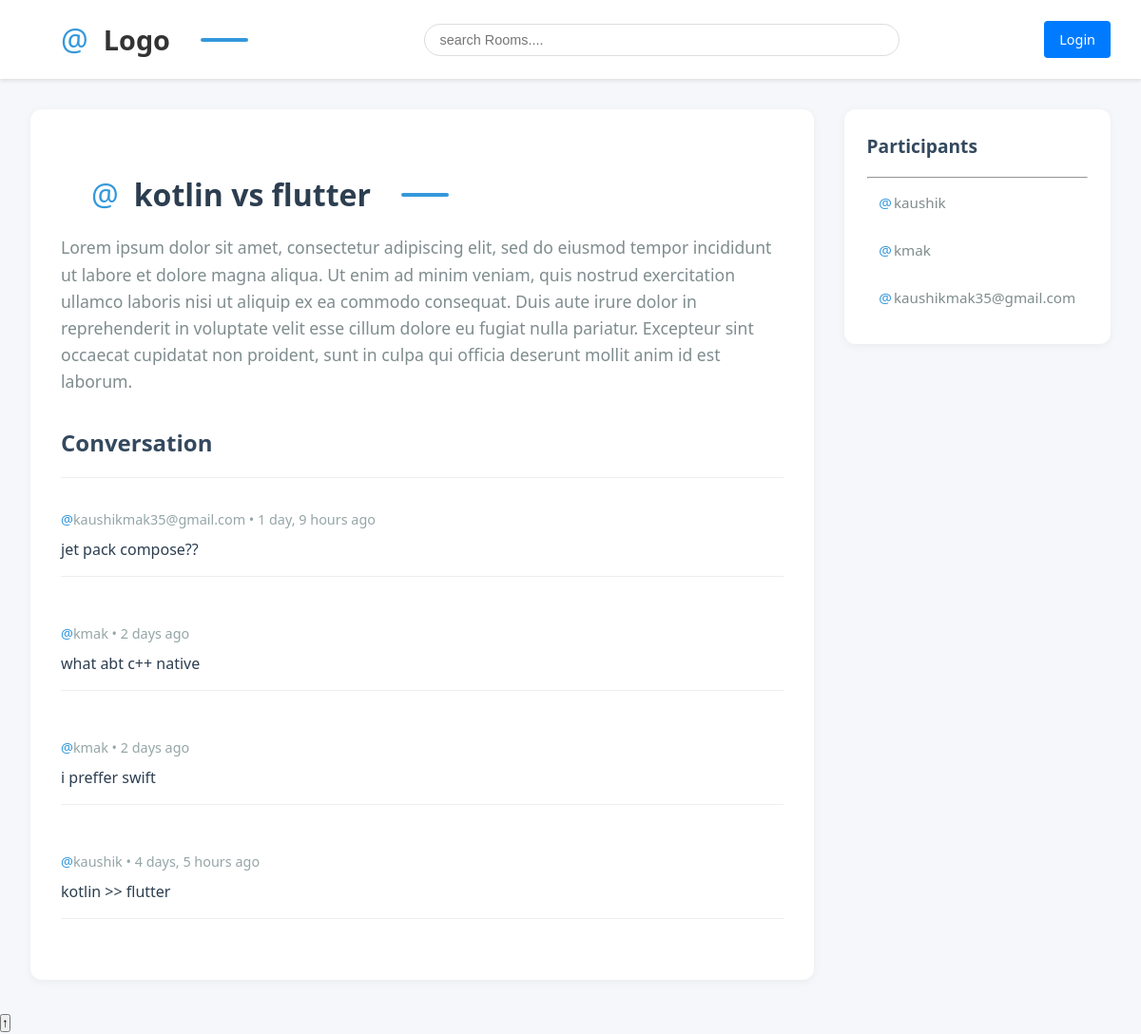
/room/5/, run on the app's committed database.
### base/models.py (models this page shows, shortened)
class Room(models.Model):
    host = models.ForeignKey(User, on_delete=models.SET_NULL, null=True)
    topic = models.ForeignKey(Topic, on_delete=models.SET_NULL, null=True)
    name = models.CharField(max_length=200)
    description = models.TextField(null=True, blank=True)
    participants = models.ManyToManyField(User, related_name='participants', blank=True)
    updated = models.DateTimeField(auto_now=True)
    created = models.DateTimeField(auto_now_add=True)
    class Meta:
        ordering = ['-updated','-created']

class Message(models.Model):
    user = models.ForeignKey(User, on_delete=models.CASCADE)
    room = models.ForeignKey(Room, on_delete=models.CASCADE)
    body = models.TextField()
    updated = models.DateTimeField(auto_now=True)
    created = models.DateTimeField(auto_now_add=True)
    class Meta:
        ordering = ['-updated','-created']

### base/views.py (the view, shortened to what this page needs)
# urls.py: path('room/<str:pagekey>/', views.room, name="room"),
def room(request, pagekey):
    room = Room.objects.get(id=pagekey)
    room_messages = room.message_set.all().order_by('-created')
    participants = room.participants.all()
    context = {'room': room, 'room_messages': room_messages, 'participants': participants}
    return render(request, 'base/room.html', context)

### base/templates/base/room.html (shortened to what this page needs)
{% extends 'main.html' %} {% block content %}
<div class="room-container">
  <div class="main-content">
    <h1>{{room.name}}</h1>
    <p>{{ room.description }}</p>
    <div class="commnet-wrapper">
      <h3>Conversation</h3>
      <hr />
      {% for msg in room_messages %}
      <div class="comment-item">
        <small>{{msg.user}} • {{msg.created|timesince}} ago</small>
        <p>{{msg.body}}</p>
        <hr />
      </div>
      {% endfor %}
    </div>
  </div>
  <div class="participants-sidebar">
    <h3>Participants</h3>
    <hr />
    {% for user in participants %}
    <div class="participant">
      <p>{{user.username}}</p>
    </div>
    {% endfor %}
  </div>
</div>
{% endblock %}

### static/styles/main.css (style rules this page uses)
* { margin: 0; padding: 0; box-sizing: border-box; }
body { font-family: 'Segoe UI', Tahoma, Geneva, Verdana, sans-serif; line-height: 1.6; background-color: #f5f7fa; color: #333; min-height: 100vh; }
.room-container { display: grid; grid-template-columns: 3fr 1fr; gap: 2rem; max-width: 1400px; margin: 0 auto; padding: 2rem; }
.room-container > div:first-child { background-color: white; border-radius: 12px; padding: 2rem; box-shadow: 0 2px 10px rgba(0,0,0,0.05); }
.room-container h1 { color: #2c3e50; font-size: 2rem; margin-bottom: 1rem; }
.room-container > div:first-child > p { color: #7f8c8d; font-size: 1.1rem; line-height: 1.6; margin-bottom: 2rem; }
.commnet-wrapper { margin-top: 2rem; }
.commnet-wrapper h3 { color: #34495e; font-size: 1.5rem; margin-bottom: 1rem; }
.commnet-wrapper hr { border: none; border-top: 1px solid #eee; margin: 1rem 0; }
.commnet-wrapper > div { padding: 1rem 0; position: relative; }
.commnet-wrapper small { display: block; color: #95a5a6; font-size: 0.9rem; margin-bottom: 0.5rem; }
.commnet-wrapper small::before { content: '@'; color: #3498db; }
.commnet-wrapper p { color: #2c3e50; font-size: 1rem; line-height: 1.5; }
.room-container > div:last-child { background-color: white; border-radius: 12px; padding: 1.5rem; box-shadow: 0 2px 10px rgba(0,0,0,0.05); height: fit-content; }
.room-container > div:last-child h3 { color: #34495e; font-size: 1.2rem; margin-bottom: 1rem; }
.room-container > div:last-child > div { padding: 0.8rem; border-radius: 6px; transition: background-color 0.2s ease; }
.room-container > div:last-child p { color: #7f8c8d; font-size: 0.95rem; }
.room-container > div:last-child p::before { content: '@'; color: #3498db; margin-right: 2px; }
.commnet-wrapper > div { animation: fadeIn 0.3s ease-out forwards; }
h1 { max-width: 1400px; margin: 2rem auto; padding: 0 2rem; font-size: 2.5rem; color: #2c3e50; position: relative; display: flex; align-items: center; gap: 1rem; }
h1::before { content: '@'; color: #3498db; font-weight: 300; font-size: 2rem; }
h1::after { content: ''; display: block; width: 50px; height: 4px; background-color: #3498db; border-radius: 2px; margin-left: 1rem; }

### data on the page
Room: name "kotlin vs flutter", description "Lorem ipsum dolor sit amet, consectetur adipiscing elit, sed do eiusmod tempor incididunt ut labore et dolore magna aliqua. Ut enim ad minim veniam, quis nostrud exercitation ullamco laboris nisi ut aliquip ex ea commodo consequat. Duis aute irure dolor in reprehenderit in voluptate velit esse cillum dolore eu fugiat nulla pariatur. Excepteur sint occaecat cupidatat non proident, sunt in culpa qui officia deserunt mollit anim id est laborum."
Message: user "kaushikmak35@gmail.com", created "1 day, 9 hours", body "jet pack compose??"
Message: user "kmak", created "2 days", body "what abt c++ native"
Message: user "kmak", created "2 days", body "i preffer swift"
Message: user "kaushik", created "4 days, 5 hours", body "kotlin >> flutter"

### other printed values
{{ user.username }} "kaushik"
{{ user.username }} "kmak"
{{ user.username }} "kaushikmak35@gmail.com"
